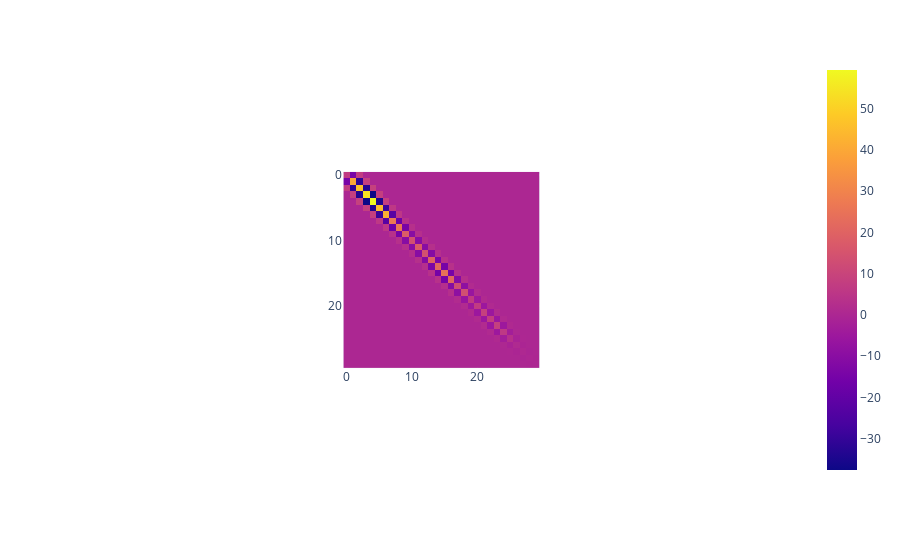

Notebook code cell kept with this figure:
### Code cell
px.imshow(Ms[1].smoothness_penalty_matrix)

### Figure 1 — Plotly figure (JSON) as saved in the notebook; plotly's stock layout.template omitted (floating-point values rounded to 4 significant figures; data arrays with more than 128 entries replaced by an {"elided": "..."} marker saying what was removed)
{"data": [{"coloraxis": "coloraxis", "hovertemplate": "x: %{x}<br>y: %{y}<br>color: %{z}<extra></extra>", "type": "heatmap", "z": {"elided": "30x30 float values"}}], "layout": {"autosize": true, "coloraxis": {"colorscale": [[0, "#0d0887"], [0.1111, "#46039f"], [0.2222, "#7201a8"], [0.3333, "#9c179e"], [0.4444, "#bd3786"], [0.5556, "#d8576b"], [0.6667, "#ed7953"], [0.7778, "#fb9f3a"], [0.8889, "#fdca26"], [1, "#f0f921"]]}, "margin": {"t": 60}, "xaxis": {"autorange": true, "constrain": "domain", "domain": [0.3643, 0.6357], "range": [-0.5, 29.5], "scaleanchor": "y"}, "yaxis": {"autorange": true, "constrain": "domain", "domain": [0, 1], "range": [29.5, -0.5]}}}
